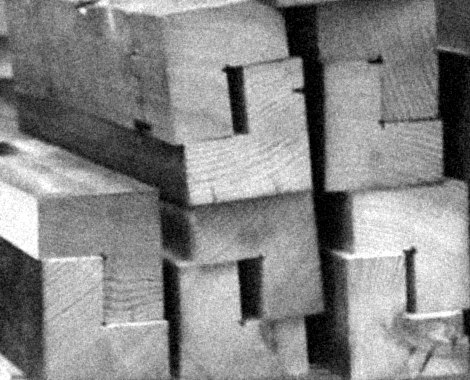
#> input picture presentation/images/offcuts-endgrain.jpg, 470 x 380 px
$ python monochrome.py out.png ../images/offcuts-endgrain.jpg
#> lines starting #> are read from the running program, lines starting #| are printed output that depends on the picture
### presentation/tools/process_images.py
"""
RESET Design Presentation - image preparation

Turns the original photos in ../../assets/ into the monochrome, grainy and
halftone versions used by the slides (written to ../images/).
The originals are never modified.

Usage (from the repository root):
    python3 presentation/tools/process_images.py

Requires: Pillow, numpy
"""

import subprocess
import tempfile
from pathlib import Path

import numpy as np
from PIL import Image, ImageDraw, ImageFilter, ImageOps

ROOT = Path(__file__).resolve().parents[2]
SRC = ROOT / "assets"
OUT = ROOT / "presentation" / "images"

PAPER = (236, 234, 229)  # --paper
INK = (18, 18, 18)       # --ink

# name: (source file, crop box (left, top, right, bottom) or None, max width)
PHOTOS = {
    # RESET workshop photos
    "workshop-planing": ("work-photo-01-planing.jpg", None, 2000),
    "planing-tall": ("work-photo-01-planing.jpg", (300, 360, 1340, 1333), 1400),
    "shavings-planer": ("work-photo-01-planing.jpg", (760, 820, 1360, 1240), 1200),
    "shavings-close": ("work-photo-01-planing.jpg", (380, 1010, 905, 1333), 1000),
    "shavings-strip": ("work-photo-01-planing.jpg", (200, 1020, 1000, 1320), 1200),
    "offcuts-joints": ("work-photo-02-joinery-stack.jpg", (1100, 540, 2000, 1080), 1400),
    "offcuts-endgrain": ("work-photo-02-joinery-stack.jpg", (1190, 690, 1660, 1070), 1000),
    # RESET study renderings (perspectives)
    "perspective-01": ("perspective-01-corner.webp", None, 1920),
    "perspective-02": ("perspective-02-front.webp", None, 1920),
    "perspective-03": ("perspective-03-left.webp", None, 1920),
}

# name: (source photo name above, dot cell size in px)
HALFTONES = {
    "shavings-planer-halftone": ("shavings-planer", 7),
}

# Vector drawings from PDF (rendered with Poppler's pdftoppm).
# name: (source pdf, crop box as fractions of the page (l, t, r, b),
#        boxes to blank out as fractions of the page, output width)
DRAWINGS = {
    # isometric view from the venue's own sheet; the spec text and power legend
    # are blanked out because the slide sets those facts in its own type
    "venue-studio3-iso": (
        "venue-the-lab-studio-3.pdf",
        (0.040, 0.360, 0.615, 0.955),
        [(0.040, 0.340, 0.245, 0.484)],
        1800,
    ),
}


# [7 lines left out: function load_crop, not called in this run]


def mono_grain(im, seed, grain=11.0):
    """Black-and-white conversion with a print-like tone curve and film grain."""
    g = ImageOps.grayscale(im)
    g = ImageOps.autocontrast(g, cutoff=0.6)
    a = np.asarray(g).astype(np.float32) / 255.0
    # gentle S-curve: deeper blacks, keep highlight detail
    a = a ** 1.08
    a = a * a * (3 - 2 * a) * 0.35 + a * 0.65
    rng = np.random.default_rng(seed)
    noise = rng.normal(0.0, grain / 255.0, a.shape).astype(np.float32)
    # grain is slightly clumped like silver halide, not per-pixel digital noise
    noise_img = Image.fromarray(((noise * 4 + 0.5).clip(0, 1) * 255).astype(np.uint8))
    noise_img = noise_img.filter(ImageFilter.GaussianBlur(0.6))
    noise = (np.asarray(noise_img).astype(np.float32) / 255.0 - 0.5) / 4 * 1.8
    a = (a + noise).clip(0, 1)
    return Image.fromarray((a * 255).astype(np.uint8), "L")


# [74 lines left out: functions halftone, drawing, main, not called in this run]


# [2 lines that do not run on import are left out]

### presentation/tools/monochrome.py
"""
RESET Design Presentation - monochrome conversion for any photo

Applies the deck's black-and-white treatment (tone curve + film grain, the same
mono_grain() used for the slide images) to whole photos, at full resolution.
Before that it lifts local contrast (a wide unsharp mask, like dodging and
burning in the darkroom), so low-contrast subjects such as the layers in a bag
of wood dust keep their structure in black and white.

Usage (from the repository root):
    python3 presentation/tools/monochrome.py [--no-local] OUT_DIR PHOTO [PHOTO ...]

Example:
    python3 presentation/tools/monochrome.py assets/monochrome assets/material-*.jpg

Requires: Pillow, numpy
"""

import sys
from pathlib import Path

from PIL import Image, ImageFilter, ImageOps

sys.path.insert(0, str(Path(__file__).resolve().parent))
from process_images import mono_grain  # noqa: E402


def main(argv):
    local = "--no-local" not in argv
    argv = [a for a in argv if a != "--no-local"]
    if len(argv) < 3:
        print(__doc__)
        return 1
    out = Path(argv[1])
    out.mkdir(parents=True, exist_ok=True)
    for i, src in enumerate(argv[2:]):
        src = Path(src)
        im = ImageOps.exif_transpose(Image.open(src)).convert("RGB")
        if local:
            radius = max(im.size) / 40  # "local" = about 1/40 of the long side
#> radius = 11.75
            im = ImageOps.grayscale(im).filter(ImageFilter.UnsharpMask(radius=radius, percent=90, threshold=0)).convert("RGB")
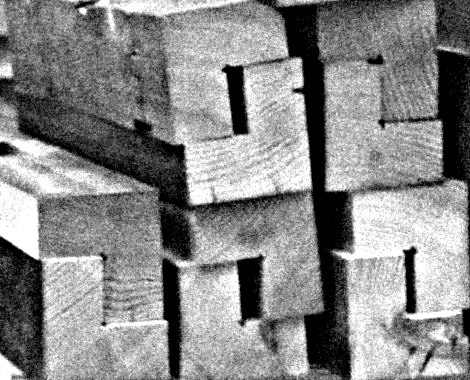
#> im: PIL image 470x380 RGB; min 0, max 255, mean 136.6
        # grain is tuned for ~2000 px wide images; keep its apparent size on larger photos
        grain = 11.0 * max(1.0, im.width / 2000) ** 0.5
#> grain = 11
        g = mono_grain(im, seed=500 + i, grain=grain)
#> in mono_grain, `noise_img = Image.fromarray(((noise * 4 + 0.5).clip(0, 1) * 255).astyp..`:
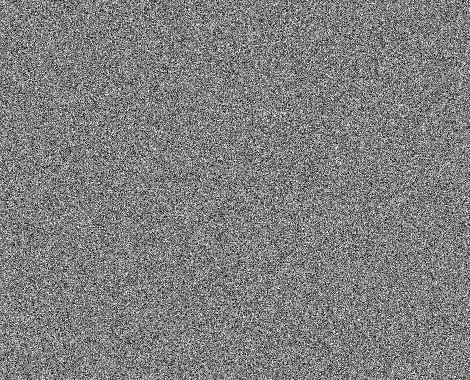
#> noise_img: PIL image 470x380 L; min 0, max 255, mean 127
#> in mono_grain, `noise_img = noise_img.filter(ImageFilter.GaussianBlur(0.6))`:
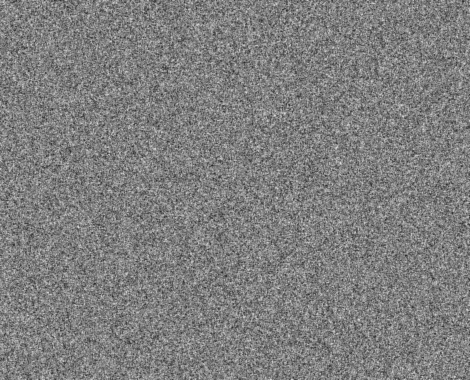
#> noise_img: PIL image 470x380 L; min 41, max 220, mean 127
#> in mono_grain, `a = (a + noise).clip(0, 1)`:
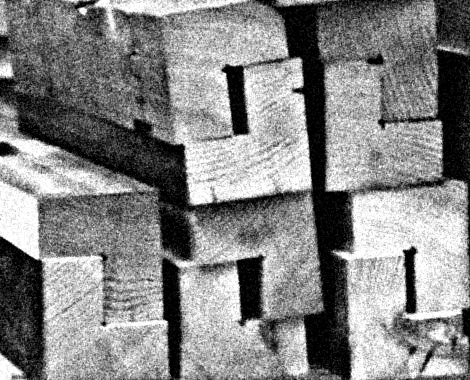
#> a: shape (380, 470) float32; min 0, max 1, mean 0.523
        dst = out / (src.stem + ".jpg")
        g.save(dst, quality=90, optimize=True, progressive=True)
        print(f"{dst}  {g.width}x{g.height}")
#| out.png/offcuts-endgrain.jpg  470x380
    return 0


if __name__ == "__main__":
    sys.exit(main(sys.argv))
#> (the program exits here)

$ run again, on presentation/images/perspective-01.jpg
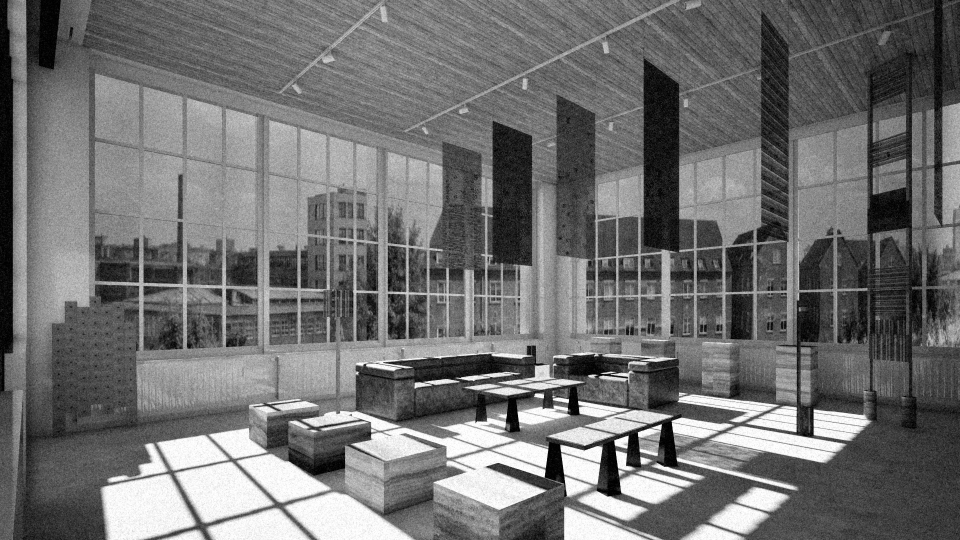
#> input picture presentation/images/perspective-01.jpg, 1920 x 1080 px (shown at 1/2 size)
#> in main, `im = ImageOps.grayscale(im).filter(ImageFilter.UnsharpMask(radius=radi..`:
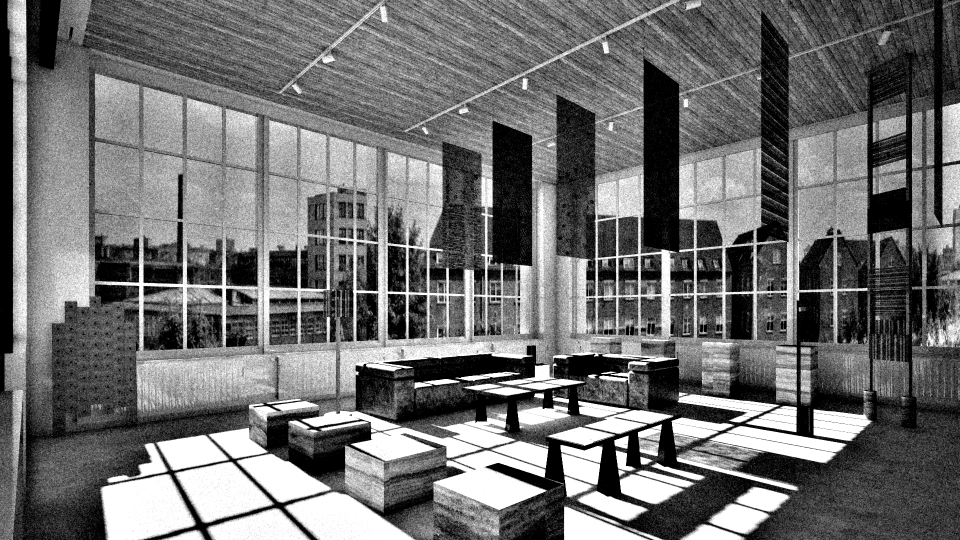
#> im: PIL image 1920x1080 RGB (shown at 1/2 size); min 0, max 255, mean 111.7
#> in mono_grain, `noise_img = Image.fromarray(((noise * 4 + 0.5).clip(0, 1) * 255).astyp..`:
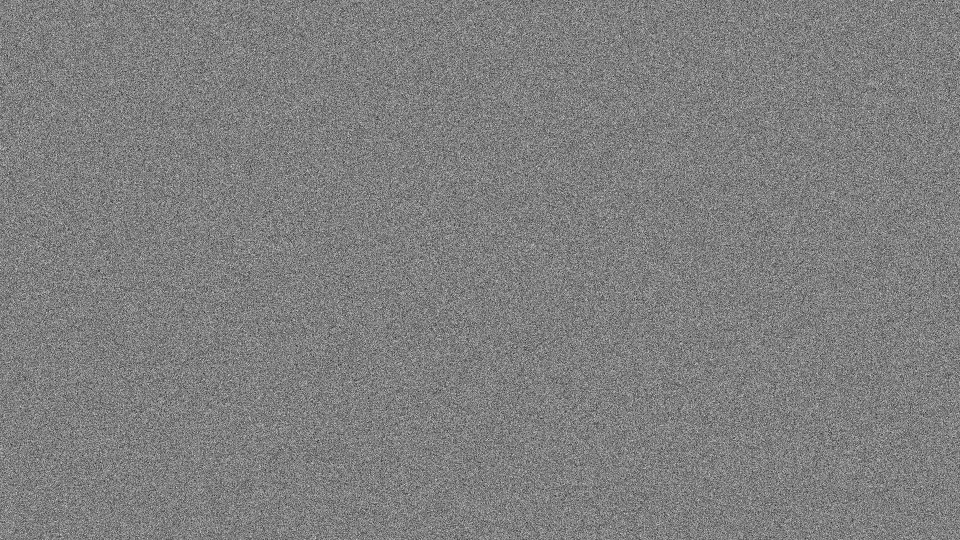
#> noise_img: PIL image 1920x1080 L (shown at 1/2 size); min 0, max 255, mean 127
#| out.png/perspective-01.jpg  1920x1080

$ run again, on presentation/images/perspective-02.jpg
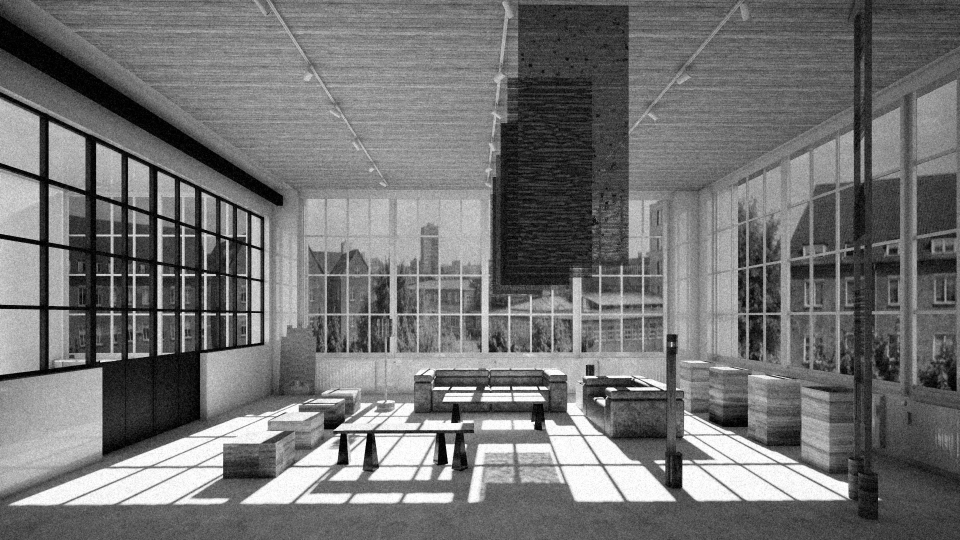
#> input picture presentation/images/perspective-02.jpg, 1920 x 1080 px (shown at 1/2 size)
#> in main, `im = ImageOps.grayscale(im).filter(ImageFilter.UnsharpMask(radius=radi..`:
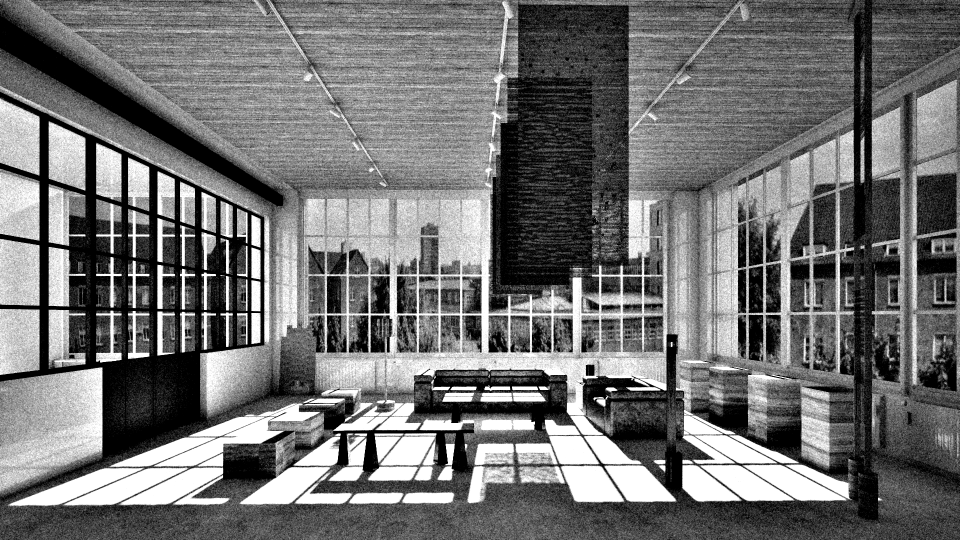
#> im: PIL image 1920x1080 RGB (shown at 1/2 size); min 0, max 255, mean 113.4
#> in mono_grain, `noise_img = Image.fromarray(((noise * 4 + 0.5).clip(0, 1) * 255).astyp..`:
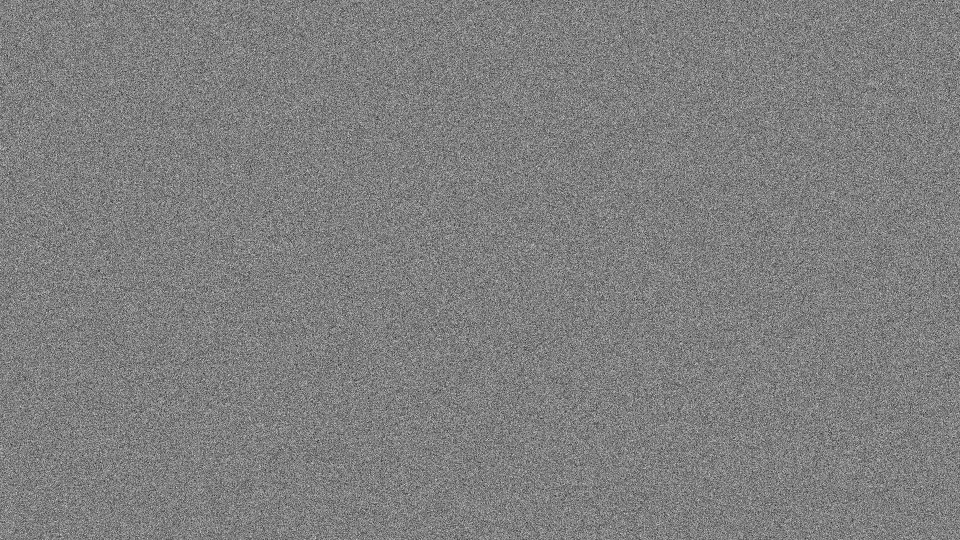
#> noise_img: PIL image 1920x1080 L (shown at 1/2 size); min 0, max 255, mean 127
#| out.png/perspective-02.jpg  1920x1080

$ run again, on presentation/images/perspective-03.jpg
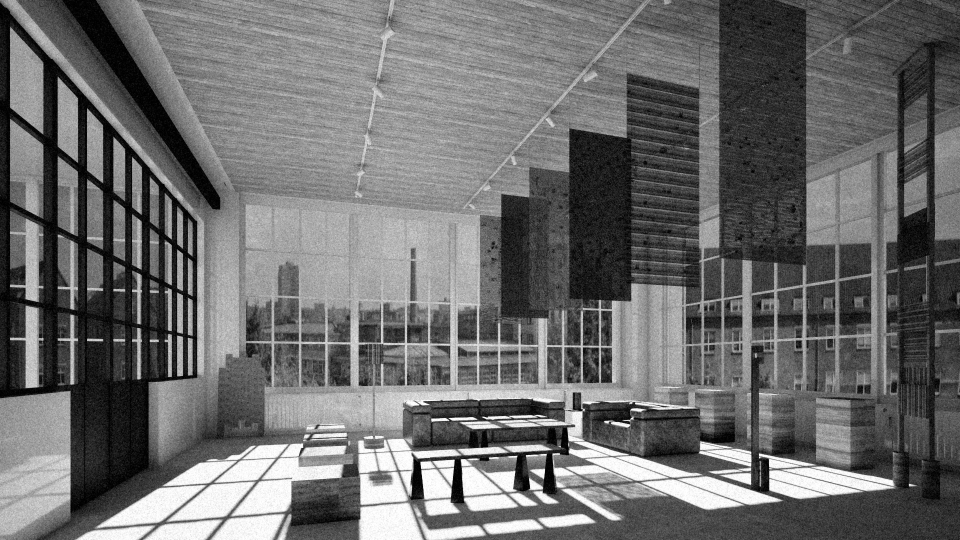
#> input picture presentation/images/perspective-03.jpg, 1920 x 1080 px (shown at 1/2 size)
#> in main, `im = ImageOps.grayscale(im).filter(ImageFilter.UnsharpMask(radius=radi..`:
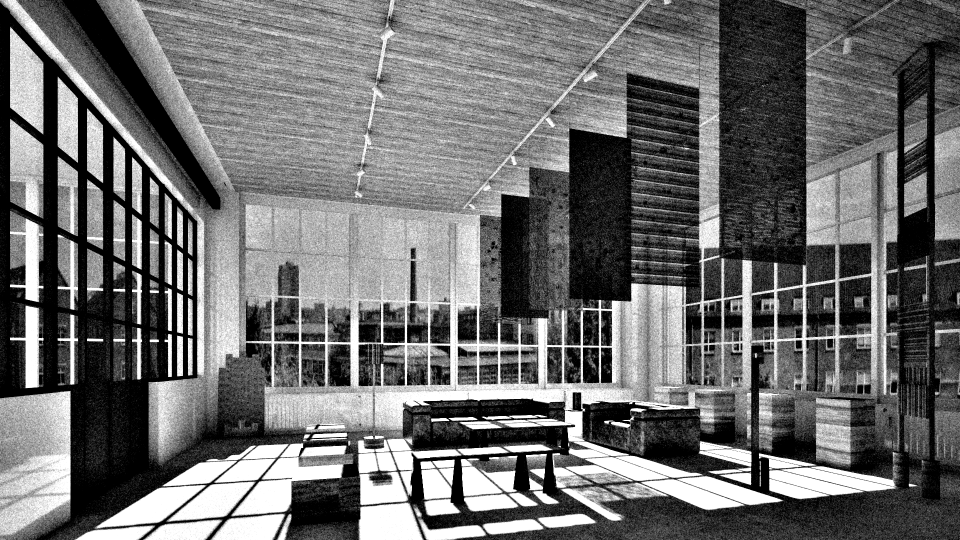
#> im: PIL image 1920x1080 RGB (shown at 1/2 size); min 0, max 255, mean 109.3
#> in mono_grain, `noise_img = Image.fromarray(((noise * 4 + 0.5).clip(0, 1) * 255).astyp..`:
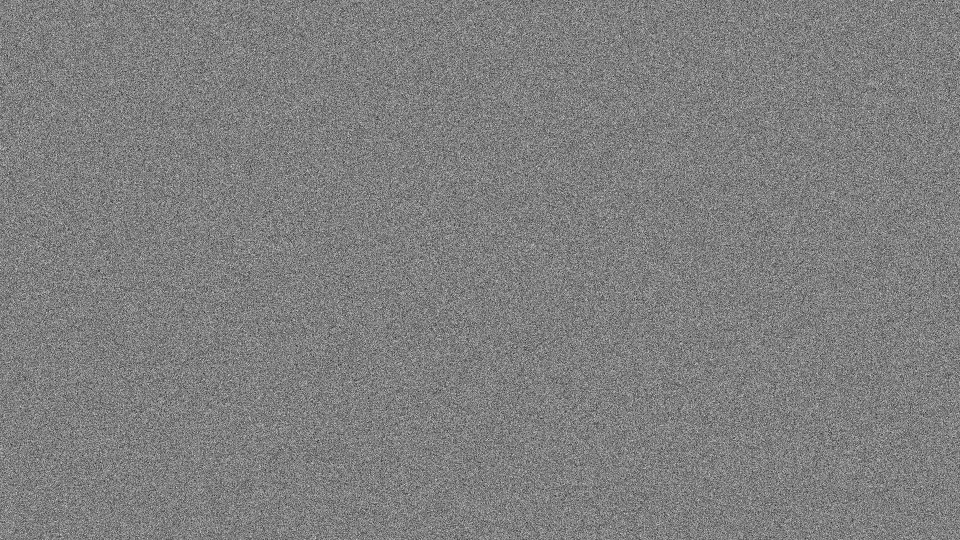
#> noise_img: PIL image 1920x1080 L (shown at 1/2 size); min 0, max 255, mean 127
#| out.png/perspective-03.jpg  1920x1080
